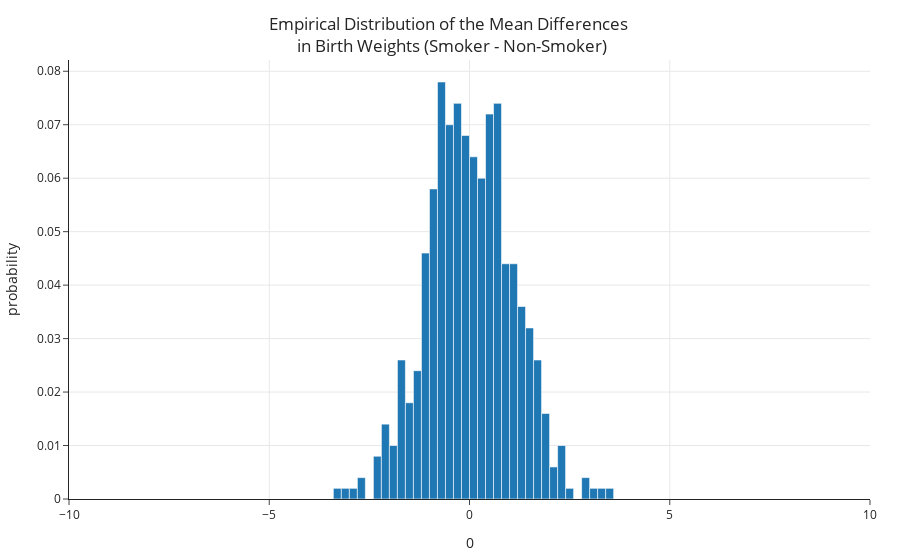

Source (notebook cell):
### Markdown cell above
### Conclusion of the test

### Code cell
fig = px.histogram(
    pd.DataFrame(differences), x=0, nbins=50, histnorm='probability', 
    title='Empirical Distribution of the Mean Differences <br> in Birth Weights (Smoker - Non-Smoker)')
fig.add_vline(x=observed_difference, line_color='red')
fig.update_layout(xaxis_range=[-10, 10], margin=dict(t=60))

### Figure 1 — Plotly figure (JSON) as saved in the notebook; plotly's stock layout.template omitted (floating-point values rounded to 4 significant figures; data arrays with more than 128 entries replaced by an {"elided": "..."} marker saying what was removed)
{"data": [{"alignmentgroup": "True", "bingroup": "x", "histnorm": "probability", "hovertemplate": "0=%{x}<br>probability=%{y}<extra></extra>", "legendgroup": "", "marker": {"color": "#1F77B4", "pattern": {"shape": ""}}, "name": "", "nbinsx": 50, "offsetgroup": "", "orientation": "v", "showlegend": false, "type": "histogram", "x": {"elided": "500 float values"}, "xaxis": "x", "yaxis": "y"}], "layout": {"barmode": "relative", "legend": {"tracegroupgap": 0}, "margin": {"t": 60}, "shapes": [{"line": {"color": "red"}, "type": "line", "x0": -9.266, "x1": -9.266, "xref": "x", "y0": 0, "y1": 1, "yref": "y domain"}], "title": {"text": "Empirical Distribution of the Mean Differences <br> in Birth Weights (Smoker - Non-Smoker)"}, "xaxis": {"anchor": "y", "domain": [0, 1], "range": [-10, 10], "title": {"text": "0"}}, "yaxis": {"anchor": "x", "domain": [0, 1], "title": {"text": "probability"}}}}
